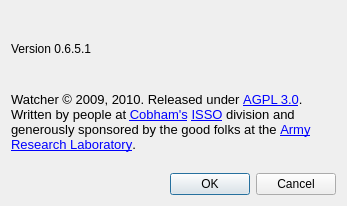
<?xml version="1.0" encoding="UTF-8"?>
<ui version="4.0">
 <author>Geoff Lawler</author>
 <class>AboutDialog</class>
 <widget class="QDialog" name="AboutDialog">
  <property name="geometry">
   <rect>
    <x>0</x>
    <y>0</y>
    <width>347</width>
    <height>206</height>
   </rect>
  </property>
  <property name="sizePolicy">
   <sizepolicy hsizetype="Preferred" vsizetype="Preferred">
    <horstretch>0</horstretch>
    <verstretch>0</verstretch>
   </sizepolicy>
  </property>
  <property name="minimumSize">
   <size>
    <width>0</width>
    <height>0</height>
   </size>
  </property>
  <property name="maximumSize">
   <size>
    <width>16777215</width>
    <height>16777215</height>
   </size>
  </property>
  <property name="windowTitle">
   <string>Legacy Watcher</string>
  </property>
  <property name="windowIcon">
   <iconset resource="watcherResources.qrc">
    <normaloff>:/icons/resources/watcher.png</normaloff>:/icons/resources/watcher.png</iconset>
  </property>
  <layout class="QGridLayout" name="gridLayout">
   <item row="0" column="0">
    <widget class="QLabel" name="label_Version">
     <property name="text">
      <string>Version 0.6.5.1</string>
     </property>
    </widget>
   </item>
   <item row="1" column="0">
    <widget class="QLabel" name="label">
     <property name="sizePolicy">
      <sizepolicy hsizetype="Preferred" vsizetype="Preferred">
       <horstretch>0</horstretch>
       <verstretch>0</verstretch>
      </sizepolicy>
     </property>
     <property name="text">
      <string>&lt;!DOCTYPE HTML PUBLIC &quot;-//W3C//DTD HTML 4.0//EN&quot; &quot;http://www.w3.org/TR/REC-html40/strict.dtd&quot;&gt;
&lt;html&gt;&lt;head&gt;&lt;meta name=&quot;qrichtext&quot; content=&quot;1&quot; /&gt;&lt;style type=&quot;text/css&quot;&gt;
p, li { white-space: pre-wrap; }
&lt;/style&gt;&lt;/head&gt;&lt;body style=&quot; font-family:'Sans'; font-size:10pt; font-weight:400; font-style:normal;&quot;&gt;
&lt;p style=&quot; margin-top:0px; margin-bottom:0px; margin-left:0px; margin-right:0px; -qt-block-indent:0; text-indent:0px;&quot;&gt;Watcher © 2009, 2010. Released under &lt;a href=&quot;http://www.fsf.org/licensing/licenses/agpl-3.0.html&quot;&gt;&lt;span style=&quot; text-decoration: underline; color:#0000ff;&quot;&gt;AGPL 3.0&lt;/span&gt;&lt;/a&gt;. Written by people at &lt;a href=&quot;http://www.cobham.com/home.aspx&quot;&gt;&lt;span style=&quot; text-decoration: underline; color:#0000ff;&quot;&gt;Cobham's&lt;/span&gt;&lt;/a&gt; &lt;a href=&quot;http://www.isso.sparta.com/&quot;&gt;&lt;span style=&quot; text-decoration: underline; color:#0000ff;&quot;&gt;ISSO&lt;/span&gt;&lt;/a&gt; division and generously sponsored by the good folks at the &lt;a href=&quot;http://www.arl.army.mil/www/default.htm&quot;&gt;&lt;span style=&quot; text-decoration: underline; color:#0000ff;&quot;&gt;Army Research Laboratory&lt;/span&gt;&lt;/a&gt;. &lt;/p&gt;
&lt;p style=&quot;-qt-paragraph-type:empty; margin-top:0px; margin-bottom:0px; margin-left:0px; margin-right:0px; -qt-block-indent:0; text-indent:0px;&quot;&gt;&lt;/p&gt;&lt;/body&gt;&lt;/html&gt;</string>
     </property>
     <property name="wordWrap">
      <bool>true</bool>
     </property>
    </widget>
   </item>
   <item row="2" column="0">
    <widget class="QDialogButtonBox" name="buttonBox">
     <property name="orientation">
      <enum>Qt::Horizontal</enum>
     </property>
     <property name="standardButtons">
      <set>QDialogButtonBox::Cancel|QDialogButtonBox::Ok</set>
     </property>
    </widget>
   </item>
  </layout>
 </widget>
 <resources>
  <include location="watcherResources.qrc"/>
 </resources>
 <connections>
  <connection>
   <sender>buttonBox</sender>
   <signal>accepted()</signal>
   <receiver>AboutDialog</receiver>
   <slot>accept()</slot>
   <hints>
    <hint type="sourcelabel">
     <x>248</x>
     <y>254</y>
    </hint>
    <hint type="destinationlabel">
     <x>157</x>
     <y>274</y>
    </hint>
   </hints>
  </connection>
  <connection>
   <sender>buttonBox</sender>
   <signal>rejected()</signal>
   <receiver>AboutDialog</receiver>
   <slot>reject()</slot>
   <hints>
    <hint type="sourcelabel">
     <x>316</x>
     <y>260</y>
    </hint>
    <hint type="destinationlabel">
     <x>286</x>
     <y>274</y>
    </hint>
   </hints>
  </connection>
 </connections>
</ui>
